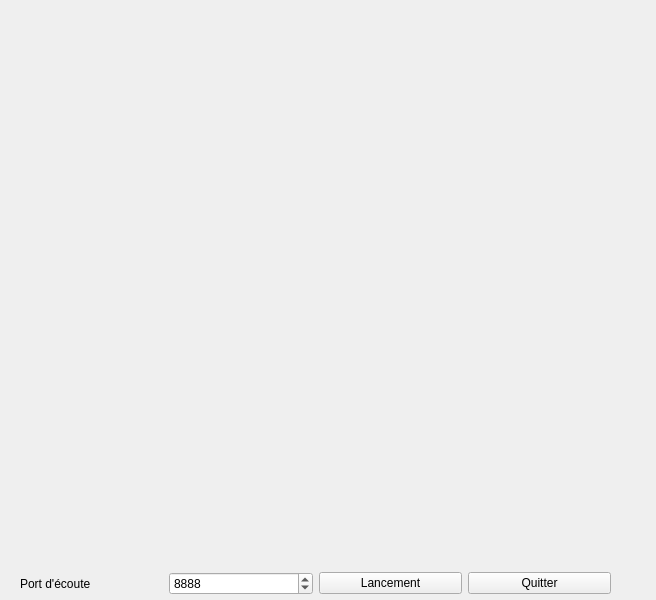
<?xml version="1.0" encoding="UTF-8"?>
<ui version="4.0">
 <class>ServeurCrawler</class>
 <widget class="QWidget" name="ServeurCrawler">
  <property name="geometry">
   <rect>
    <x>0</x>
    <y>0</y>
    <width>656</width>
    <height>600</height>
   </rect>
  </property>
  <property name="windowTitle">
   <string>ServeurCrawler</string>
  </property>
  <widget class="QWidget" name="">
   <property name="geometry">
    <rect>
     <x>20</x>
     <y>570</y>
     <width>591</width>
     <height>27</height>
    </rect>
   </property>
   <layout class="QHBoxLayout" name="horizontalLayout">
    <item>
     <widget class="QLabel" name="labelPortEcoute">
      <property name="text">
       <string>Port d'écoute</string>
      </property>
     </widget>
    </item>
    <item>
     <widget class="QSpinBox" name="spinBoxPortServeur">
      <property name="maximum">
       <number>9999</number>
      </property>
      <property name="value">
       <number>8888</number>
      </property>
     </widget>
    </item>
    <item>
     <widget class="QPushButton" name="pushButtonLancementServeur">
      <property name="text">
       <string>Lancement</string>
      </property>
     </widget>
    </item>
    <item>
     <widget class="QPushButton" name="pushButtonQuitter">
      <property name="text">
       <string>Quitter</string>
      </property>
     </widget>
    </item>
   </layout>
  </widget>
 </widget>
 <resources/>
 <connections>
  <connection>
   <sender>pushButtonQuitter</sender>
   <signal>clicked()</signal>
   <receiver>ServeurCrawler</receiver>
   <slot>close()</slot>
   <hints>
    <hint type="sourcelabel">
     <x>670</x>
     <y>577</y>
    </hint>
    <hint type="destinationlabel">
     <x>619</x>
     <y>494</y>
    </hint>
   </hints>
  </connection>
 </connections>
</ui>
